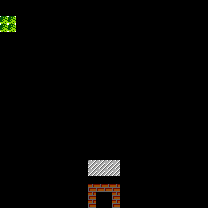

This game map was drawn from its Tiled (.tmx) file and the tilesets committed beside it. A one-line description and the full map source follow:
An orthogonal 26x26 tile map with 8x8 px tiles, 2 tile layers (ground, Tile Layer 1), 3 tilesets.

<map version="1.8" tiledversion="1.8.6" orientation="orthogonal" renderorder="right-down" width="26" height="26" tilewidth="8" tileheight="8" infinite="0" nextlayerid="4" nextobjectid="5">
 <editorsettings>
  <export target="../stages/stage_02.lua" format="lua" />
 </editorsettings>
 <tileset firstgid="1" name="environment" tilewidth="8" tileheight="8" tilecount="15" columns="5">
  <image source="environment.png" trans="000001" width="40" height="24" />
 </tileset>
 <tileset firstgid="16" source="environment.tsx" />
 <tileset firstgid="31" source="env_wrapped.tsx" />
 <layer id="3" name="ground" width="26" height="26">
  <data encoding="csv">
45,45,45,45,45,45,45,45,45,45,45,45,45,45,45,45,45,45,45,45,45,45,45,45,45,45,
45,45,45,45,45,45,45,45,45,45,45,45,45,45,45,45,45,45,45,45,45,45,45,45,45,45,
45,45,45,45,45,45,45,45,45,45,45,45,45,45,45,45,45,45,45,45,45,45,45,45,45,45,
45,45,45,45,45,45,45,45,45,45,45,45,45,45,45,45,45,45,45,45,45,45,45,45,45,45,
45,45,45,45,45,45,45,45,45,45,45,45,45,45,45,45,45,45,45,45,45,45,45,45,45,45,
45,45,45,45,45,45,45,45,45,45,45,45,45,45,45,45,45,45,45,45,45,45,45,45,45,45,
45,45,45,45,45,45,45,45,45,45,45,45,45,45,45,45,45,45,45,45,45,45,45,45,45,45,
45,45,45,45,45,45,45,45,45,45,45,45,45,45,45,45,45,45,45,45,45,45,45,45,45,45,
45,45,45,45,45,45,45,45,45,45,45,45,45,45,45,45,45,45,45,45,45,45,45,45,45,45,
45,45,45,45,45,45,45,45,45,45,45,45,45,45,45,45,45,45,45,45,45,45,45,45,45,45,
45,45,45,45,45,45,45,45,45,45,45,45,45,45,45,45,45,45,45,45,45,45,45,45,45,45,
45,45,45,45,45,45,45,45,45,45,45,45,45,45,45,45,45,45,45,45,45,45,45,45,45,45,
45,45,45,45,45,45,45,45,45,45,45,45,45,45,45,45,45,45,45,45,45,45,45,45,45,45,
45,45,45,45,45,45,45,45,45,45,45,45,45,45,45,45,45,45,45,45,45,45,45,45,45,45,
45,45,45,45,45,45,45,45,45,45,45,45,45,45,45,45,45,45,45,45,45,45,45,45,45,45,
45,45,45,45,45,45,45,45,45,45,45,45,45,45,45,45,45,45,45,45,45,45,45,45,45,45,
45,45,45,45,45,45,45,45,45,45,45,45,45,45,45,45,45,45,45,45,45,45,45,45,45,45,
45,45,45,45,45,45,45,45,45,45,45,45,45,45,45,45,45,45,45,45,45,45,45,45,45,45,
45,45,45,45,45,45,45,45,45,45,45,45,45,45,45,45,45,45,45,45,45,45,45,45,45,45,
45,45,45,45,45,45,45,45,45,45,45,45,45,45,45,45,45,45,45,45,45,45,45,45,45,45,
45,45,45,45,45,45,45,45,45,45,45,45,45,45,45,45,45,45,45,45,45,45,45,45,45,45,
45,45,45,45,45,45,45,45,45,45,45,45,45,45,45,45,45,45,45,45,45,45,45,45,45,45,
45,45,45,45,45,45,45,45,45,45,45,45,45,45,45,45,45,45,45,45,45,45,45,45,45,45,
45,45,45,45,45,45,45,45,45,45,45,45,45,45,45,45,45,45,45,45,45,45,45,45,45,45,
45,45,45,45,45,45,45,45,45,45,45,45,45,45,45,45,45,45,45,45,45,45,45,45,45,45,
45,45,45,45,45,45,45,45,45,45,45,45,45,45,45,45,45,45,45,45,45,45,45,45,45,45
</data>
 </layer>
 <layer id="1" name="Tile Layer 1" width="26" height="26">
  <data encoding="csv">
0,0,0,0,0,0,0,0,0,0,0,0,0,0,0,0,0,0,0,0,0,0,0,0,0,0,
0,0,0,0,0,0,0,0,0,0,0,0,0,0,0,0,0,0,0,0,0,0,0,0,0,0,
37,37,0,0,0,0,0,0,0,0,0,0,0,0,0,0,0,0,0,0,0,0,0,0,0,0,
37,37,0,0,0,0,0,0,0,0,0,0,0,0,0,0,0,0,0,0,0,0,0,0,0,0,
0,0,0,0,0,0,0,0,0,0,0,0,0,0,0,0,0,0,0,0,0,0,0,0,0,0,
0,0,0,0,0,0,0,0,0,0,0,0,0,0,0,0,0,0,0,0,0,0,0,0,0,0,
0,0,0,0,0,0,0,0,0,0,0,0,0,0,0,0,0,0,0,0,0,0,0,0,0,0,
0,0,0,0,0,0,0,0,0,0,0,0,0,0,0,0,0,0,0,0,0,0,0,0,0,0,
0,0,0,0,0,0,0,0,0,0,0,0,0,0,0,0,0,0,0,0,0,0,0,0,0,0,
0,0,0,0,0,0,0,0,0,0,0,0,0,0,0,0,0,0,0,0,0,0,0,0,0,0,
0,0,0,0,0,0,0,0,0,0,0,0,0,0,0,0,0,0,0,0,0,0,0,0,0,0,
0,0,0,0,0,0,0,0,0,0,0,0,0,0,0,0,0,0,0,0,0,0,0,0,0,0,
0,0,0,0,0,0,0,0,0,0,0,0,0,0,0,0,0,0,0,0,0,0,0,0,0,0,
0,0,0,0,0,0,0,0,0,0,0,0,0,0,0,0,0,0,0,0,0,0,0,0,0,0,
0,0,0,0,0,0,0,0,0,0,0,0,0,0,0,0,0,0,0,0,0,0,0,0,0,0,
0,0,0,0,0,0,0,0,0,0,0,0,0,0,0,0,0,0,0,0,0,0,0,0,0,0,
0,0,0,0,0,0,0,0,0,0,0,0,0,0,0,0,0,0,0,0,0,0,0,0,0,0,
0,0,0,0,0,0,0,0,0,0,0,0,0,0,0,0,0,0,0,0,0,0,0,0,0,0,
0,0,0,0,0,0,0,0,0,0,0,0,0,0,0,0,0,0,0,0,0,0,0,0,0,0,
0,0,0,0,0,0,0,0,0,0,0,0,0,0,0,0,0,0,0,0,0,0,0,0,0,0,
0,0,0,0,0,0,0,0,0,0,0,38,38,38,38,0,0,0,0,0,0,0,0,0,0,0,
0,0,0,0,0,0,0,0,0,0,0,38,38,38,38,0,0,0,0,0,0,0,0,0,0,0,
0,0,0,0,0,0,0,0,0,0,0,0,0,0,0,0,0,0,0,0,0,0,0,0,0,0,
0,0,0,0,0,0,0,0,0,0,0,31,31,31,31,0,0,0,0,0,0,0,0,0,0,0,
0,0,0,0,0,0,0,0,0,0,0,31,0,0,31,0,0,0,0,0,0,0,0,0,0,0,
0,0,0,0,0,0,0,0,0,0,0,31,0,0,31,0,0,0,0,0,0,0,0,0,0,0
</data>
 </layer>
</map>
